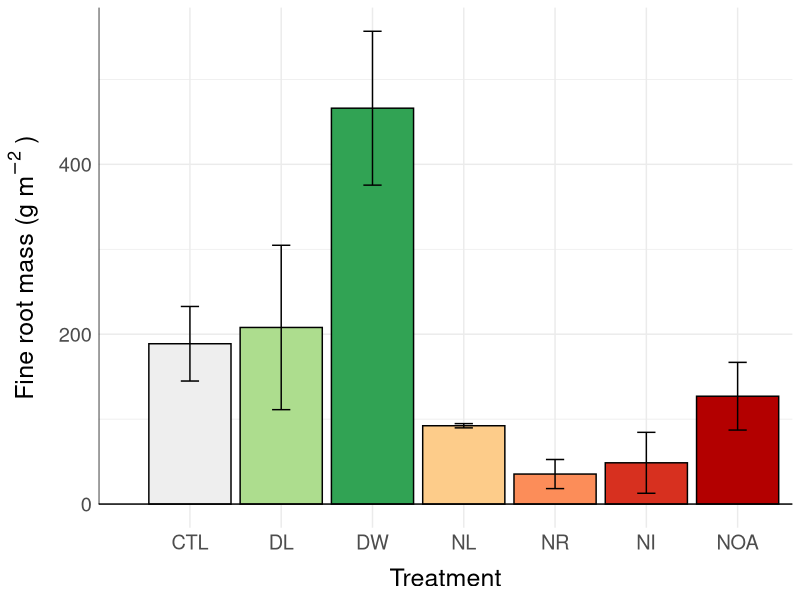
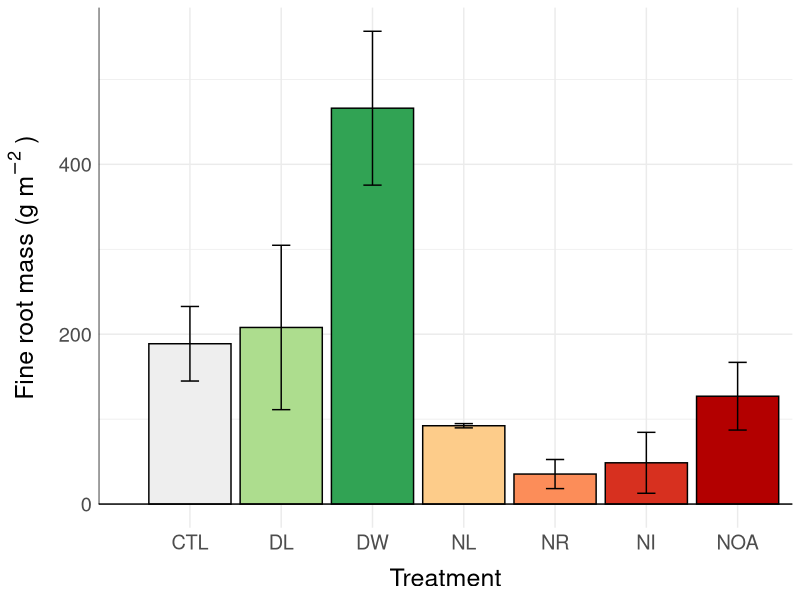

These charts were generated, in order, by the following R code:
library(ggplot2)
library(gridExtra)
library(dplyr)

setwd(dirname(rstudioapi::getActiveDocumentContext()$path))

dnp <- read.csv("DIRT_DNP_key.csv")
colnames(dnp)[1] <- "DNP"

wts <- read.csv("DIRT20_DNP_root_rock_wts.csv")
colnames(wts)[1] <- "DNP"

data <- merge(dnp, wts, by="DNP", all.x=T, all.y=F)
write.csv(data, "DNP_rocks_roots.csv")

rep_smry <- data %>% filter(Depth < 10) %>% group_by(Trt, Plot, Rep) %>%
              summarise(root_sum = sum(RootWt, na.rm=TRUE))

plot_smry <- rep_smry %>% group_by(Trt, Plot) %>%
              summarise(root_mean = mean(root_sum, na.rm=TRUE))

trt_smry <- plot_smry %>% group_by(Trt) %>%
              summarise(root_mn = mean(root_mean, na.rm=TRUE),
                        root_sterr = sd(root_mean)/sqrt(3))

core_vol <- 10*(2.7*2.7)*3.14*0.000001 # in m^3

core_area <- (2.7*2.7)*3.14*0.0001 # in m^2

trt_smry$rootm2 <- trt_smry$root_mn/core_area
trt_smry$rootsterr_m2 <- trt_smry$root_sterr/core_area
write.csv(trt_smry, "DIRT20_root_summary.csv")


#gglot
trt_order <- c('CTL', 'DL', 'DW', 'NL', 'NR', 'NI', 'NOA')

root_plot <- ggplot(trt_smry, aes(x=factor(Trt, levels = trt_order), y=rootm2, fill=Trt)) +
  geom_histogram(stat = "identity", colour="black") + 
  theme_minimal() +
  annotate("segment", x=0, xend=Inf, y=0, yend=0) +
  annotate("segment", x=0, xend=-Inf, y=0, yend=Inf) +
  ylab(bquote('Fine root mass (g '*m^-2~')')) +
  xlab("Treatment") + 
  #ggtitle("HJA DIRT 20 YR: Fine Root Mass, 0-10 cm") +
  scale_fill_manual(values = c("#eeeeee", "#addd8e","#31a354","#d7301f",
                               "#fdcc8a", "#b30000","#fc8d59")) + 
  theme(legend.position = "none") +
  geom_errorbar(aes(ymin=rootm2-rootsterr_m2, ymax=rootm2+rootsterr_m2), width=.2,position=position_dodge(.9)) +
  theme(axis.title.y = element_text(margin = margin(t = 0, r = 10, b = 0, l = 0))) +
  theme(axis.title.x = element_text(margin = margin(t = 10, r = 0, b = 0, l = 0))) +
  theme(text = element_text(size=18))
root_plot

ggsave(plot=root_plot, filename = "fig4_root mass.png",
       width = 6, height = 6 , dpi = 300)

                        
